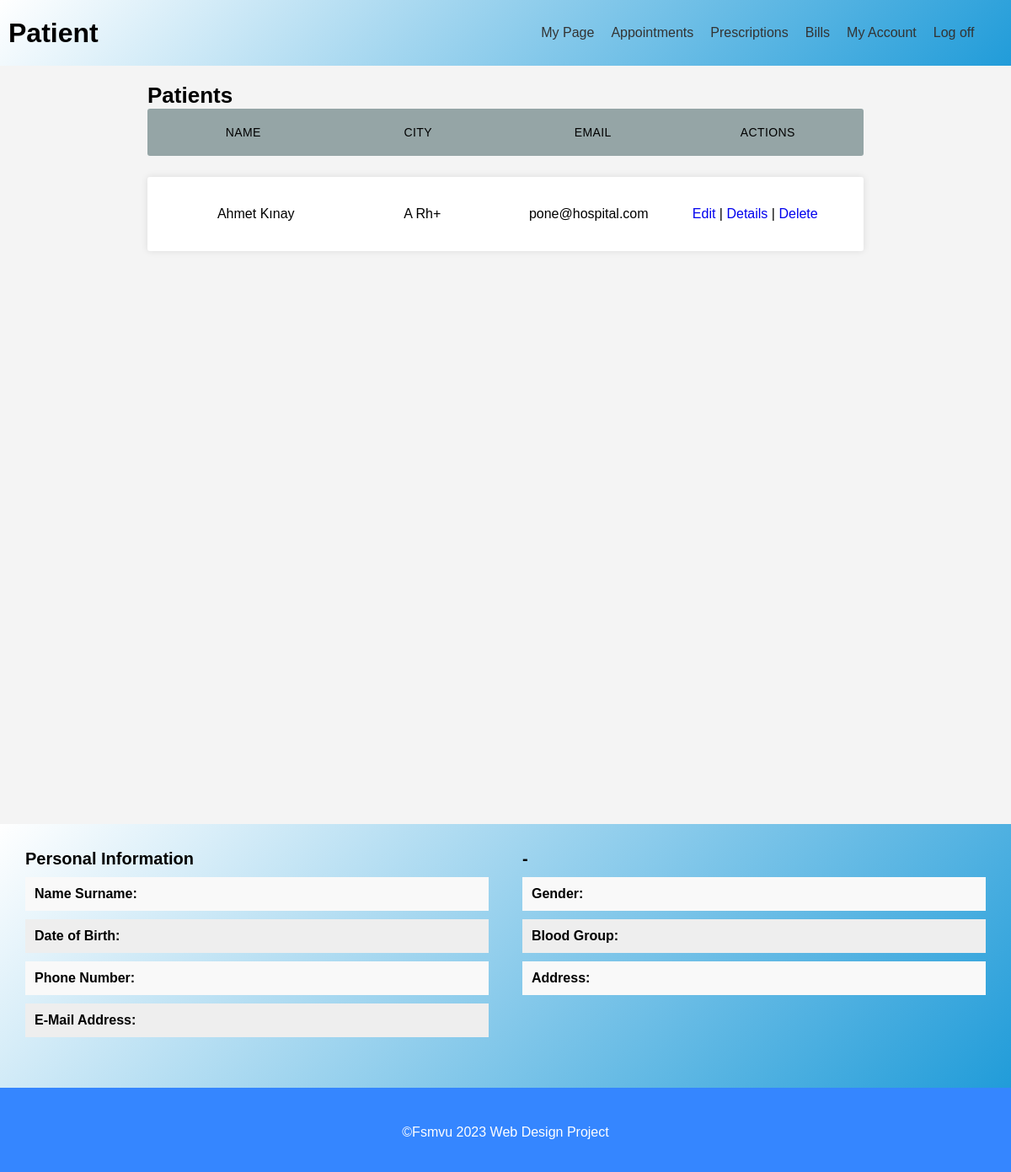
Page /Patients/ on the earlier database version.
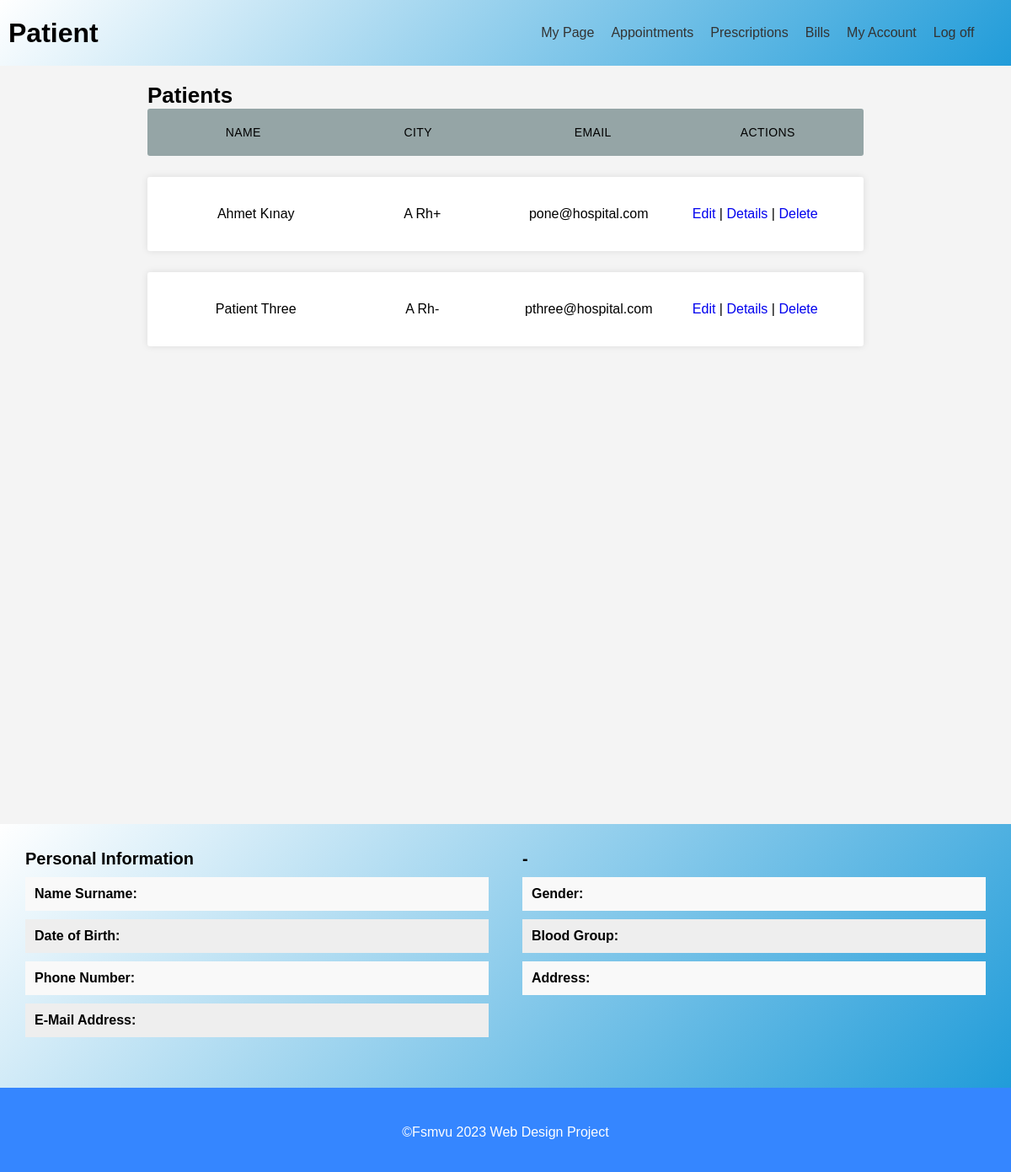
Same page on the later database version.
### patient/models.py (models this page shows, shortened)
class Patient(models.Model):
    ID = models.BigAutoField(primary_key=True)
    User = models.ForeignKey(settings.AUTH_USER_MODEL,on_delete=models.CASCADE,blank=True, null=True)
    DateOfBirth = models.DateField()
    Gender = models.CharField(max_length=1, choices=GENDER_CHOICES)
    Blood_Group = models.CharField(max_length = 20,  choices = BLOOD_GROUPS, default = '1')
    Address =models.TextField()
    Phone = models.CharField(max_length=11)
    class Meta:
        db_table = "patient"

### patient/views.py (the view)
# urls.py: path('',views.home,name=""),
def home(request):
    context ={}
    context["dataset"] = Patient.objects.all()
    return render(request, "patient/home.html", context)

### patient/templates/patient/home.html (shortened to what this page needs)
{% extends 'management_base.html' %}
{% load static %}
{% block content %}
  <section id="hasta-yonetimi">
    <div class="container">
      <h2>Patients</h2>
      <ul class="responsive-table">
        <li class="table-header">
          <div class="col col-1">Name</div>
          <div class="col col-2">City</div>
          <div class="col col-3">Email</div>
          <div class="col col-4">Actions</div>
        </li>
        {% for data in dataset %}
          <li class="table-row">
            <div class="col col-1" data-label="Job Id">{{ data.User.first_name }} {{ data.User.last_name }}</div>
            <div class="col col-2" data-label="City">{{ data.get_Blood_Group_display }}</div>
            <div class="col col-3" data-label="Email">{{ data.User.email }}</div>
            <div class="col col-4" data-label="Operation">
              <a href="/Patients/Edit/{{ data.ID }}/">Edit</a> |
              <a class="getDetails" href="/Patients/Details/{{ data.ID }}">Details</a> |
              <a class="delete" href="/Patients/Delete/{{ data.ID }}">Delete</a>
            </div>
          </li>
        {% endfor %}
      </ul>
    </div>
  </section>
  <div id="ex1" class="modal" style="max-width:initial">
    <section id="ozel-sayfa" style="padding:0;margin-bottom:0">
      <div class="container" style="max-width:initial">
        <div class="kisisel-bilgiler">
          <h3>Personal Information</h3>
          <ul>
            <li class="patNameSurname">
              <span>Name Surname:</span>
            </li>
            <li class="patDoB">
              <span>Date of Birth:</span>
            </li>
            <li class="patNumber">
              <span>Phone Number:</span>
            </li>
            <li class="patEmail">
              <span>E-Mail Address:</span>
            </li>
          </ul>
        </div>
        <div class="hesap-bilgileri">
          <h3>-</h3>
          <ul>
            <li class="patGender">
              <span>Gender:</span>
            </li>
            <li class="patBlood">
              <span>Blood Group:</span>
            </li>
            <li class="patAddress">
              <span>Address:</span>
            </li>
          </ul>
        </div>
      </div>
    </section>
  </div>
{% endblock %}

Differences in the rows shown:
added Patient: User.first_name "Patient", User.last_name "Three", Blood_Group "A Rh-", User.email "pthree@hospital.com"
